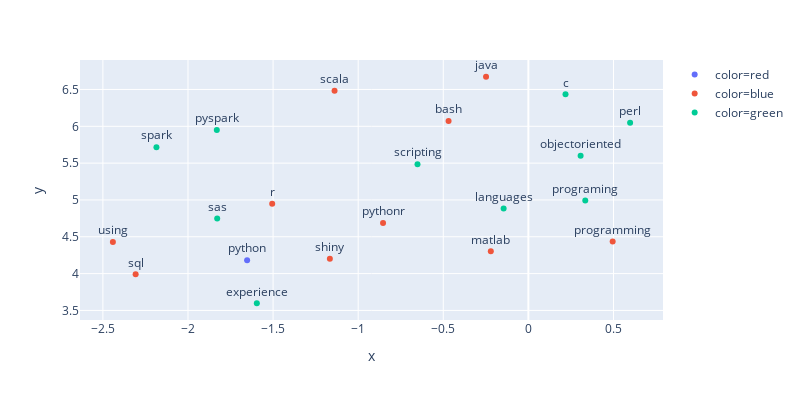
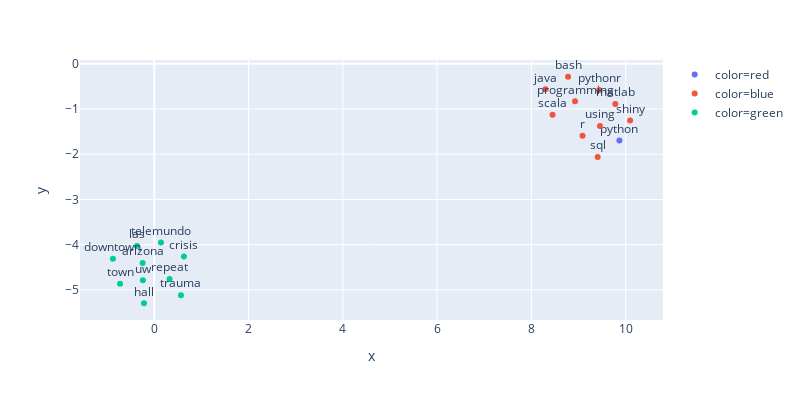

Notebook source saved alongside these figures, in order:
### Code cell
# Plots 10 closest word (blue) and the 11th- 20th closest words (green)
umapscatterplot(w2v_model, "python", [t[0] for t in w2v_model.wv.most_similar(positive=["python"], topn=20)][10:])

# Plots 10 closest word (blue) and the 10 most distant words (green)
umapscatterplot(w2v_model, 'python', [i[0] for i in w2v_model.wv.most_similar(negative=["python"])])

### Figure 1 — Plotly figure (JSON) as saved in the notebook; plotly's stock layout.template omitted (floating-point values rounded to 4 significant figures)
{"data": [{"hoverlabel": {"namelength": 0}, "hovertemplate": "color=red<br>x=%{x}<br>y=%{y}<br>words=%{text}", "legendgroup": "color=red", "marker": {"color": "#636efa", "symbol": "circle"}, "mode": "markers+text", "name": "color=red", "showlegend": true, "text": ["python"], "textposition": "top center", "type": "scatter", "x": [-1.653], "xaxis": "x", "y": [4.182], "yaxis": "y"}, {"hoverlabel": {"namelength": 0}, "hovertemplate": "color=blue<br>x=%{x}<br>y=%{y}<br>words=%{text}", "legendgroup": "color=blue", "marker": {"color": "#EF553B", "symbol": "circle"}, "mode": "markers+text", "name": "color=blue", "showlegend": true, "text": ["r", "pythonr", "scala", "sql", "shiny", "programming", "java", "matlab", "using", "bash"], "textposition": "top center", "type": "scatter", "x": [-1.505, -0.8539, -1.139, -2.308, -1.166, 0.4953, -0.2487, -0.2207, -2.441, -0.4689], "xaxis": "x", "y": [4.949, 4.689, 6.483, 3.99, 4.203, 4.435, 6.673, 4.302, 4.428, 6.071], "yaxis": "y"}, {"hoverlabel": {"namelength": 0}, "hovertemplate": "color=green<br>x=%{x}<br>y=%{y}<br>words=%{text}", "legendgroup": "color=green", "marker": {"color": "#00cc96", "symbol": "circle"}, "mode": "markers+text", "name": "color=green", "showlegend": true, "text": ["programing", "scripting", "perl", "experience", "pyspark", "sas", "spark", "languages", "c", "objectoriented"], "textposition": "top center", "type": "scatter", "x": [0.3343, -0.6515, 0.5977, -1.595, -1.831, -1.828, -2.185, -0.1453, 0.2182, 0.307], "xaxis": "x", "y": [4.992, 5.485, 6.049, 3.598, 5.948, 4.749, 5.716, 4.885, 6.435, 5.602], "yaxis": "y"}], "layout": {"height": 400, "legend": {"tracegroupgap": 0}, "margin": {"t": 60}, "width": 800, "xaxis": {"anchor": "y", "autorange": true, "domain": [0, 1], "range": [-2.635, 0.7913], "title": {"text": "x"}, "type": "linear"}, "yaxis": {"anchor": "x", "autorange": true, "domain": [0, 1], "range": [3.37, 6.9], "title": {"text": "y"}, "type": "linear"}}}

### Figure 2 — Plotly figure (JSON) as saved in the notebook; plotly's stock layout.template omitted (floating-point values rounded to 4 significant figures)
{"data": [{"hoverlabel": {"namelength": 0}, "hovertemplate": "color=red<br>x=%{x}<br>y=%{y}<br>words=%{text}", "legendgroup": "color=red", "marker": {"color": "#636efa", "symbol": "circle"}, "mode": "markers+text", "name": "color=red", "showlegend": true, "text": ["python"], "textposition": "top center", "type": "scatter", "x": [9.867], "xaxis": "x", "y": [-1.696], "yaxis": "y"}, {"hoverlabel": {"namelength": 0}, "hovertemplate": "color=blue<br>x=%{x}<br>y=%{y}<br>words=%{text}", "legendgroup": "color=blue", "marker": {"color": "#EF553B", "symbol": "circle"}, "mode": "markers+text", "name": "color=blue", "showlegend": true, "text": ["r", "pythonr", "scala", "sql", "shiny", "programming", "java", "matlab", "using", "bash"], "textposition": "top center", "type": "scatter", "x": [9.086, 9.436, 8.449, 9.407, 10.09, 8.925, 8.3, 9.781, 9.454, 8.778], "xaxis": "x", "y": [-1.591, -0.5793, -1.126, -2.063, -1.253, -0.8305, -0.5642, -0.89, -1.377, -0.288], "yaxis": "y"}, {"hoverlabel": {"namelength": 0}, "hovertemplate": "color=green<br>x=%{x}<br>y=%{y}<br>words=%{text}", "legendgroup": "color=green", "marker": {"color": "#00cc96", "symbol": "circle"}, "mode": "markers+text", "name": "color=green", "showlegend": true, "text": ["trauma", "downtown", "las", "hall", "telemundo", "crisis", "town", "arizona", "repeat", "uw"], "textposition": "top center", "type": "scatter", "x": [0.5666, -0.8767, -0.3669, -0.2176, 0.1432, 0.6293, -0.7253, -0.2458, 0.3247, -0.2409], "xaxis": "x", "y": [-5.116, -4.309, -4.03, -5.294, -3.95, -4.261, -4.861, -4.405, -4.757, -4.788], "yaxis": "y"}], "layout": {"height": 400, "legend": {"tracegroupgap": 0}, "margin": {"t": 60}, "width": 800, "xaxis": {"anchor": "y", "autorange": true, "domain": [0, 1], "range": [-1.575, 10.79], "title": {"text": "x"}, "type": "linear"}, "yaxis": {"anchor": "x", "autorange": true, "domain": [0, 1], "range": [-5.665, 0.08227], "title": {"text": "y"}, "type": "linear"}}}
